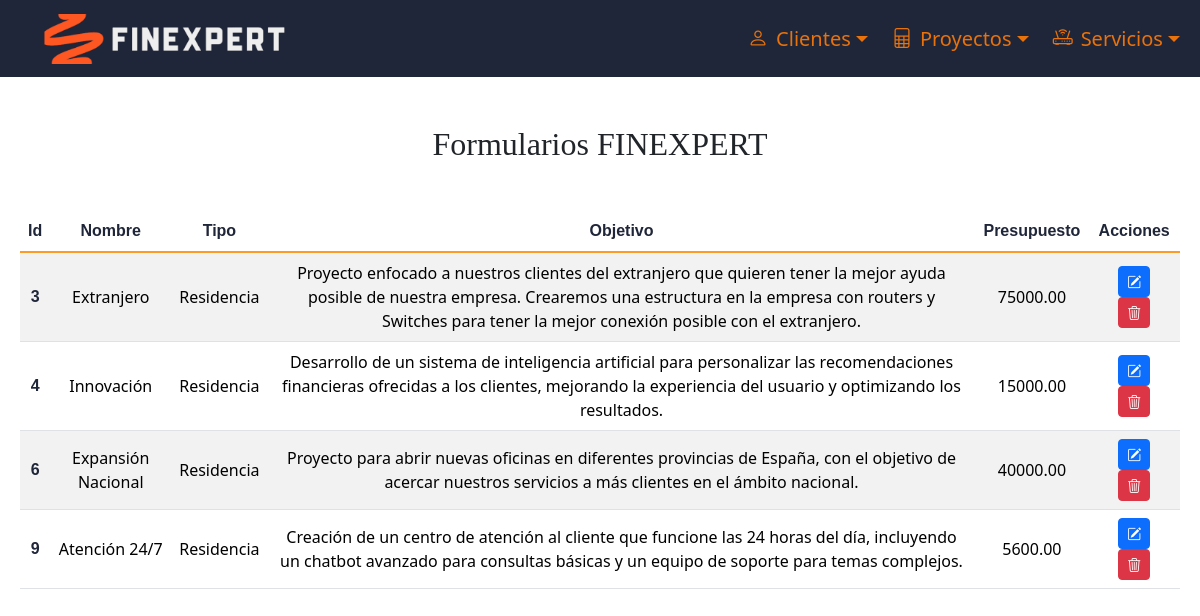
/procesar_listar_proyectos_tipo.php?optListarProyectoTipo=Residencia, run on the app's committed database.
### tables this page shows
CREATE TABLE `Proyectos` (
  `id` int NOT NULL,
  `nombre` varchar(50) NOT NULL,
  `tipo` varchar(50) NOT NULL,
  `objetivo` varchar(1500) NOT NULL,
  `presupuesto` double(10,2) NOT NULL,
  `id_Cliente` int DEFAULT NULL
);

### procesar_listar_proyectos_tipo.php (the view, shortened to what this page needs)
<?php
$conexion = obtenerConexion();
$tipoProyecto = mysqli_real_escape_string($conexion, $_GET['optListarProyectoTipo']);
$sql = "SELECT id, nombre, tipo, objetivo, presupuesto
        FROM Proyectos
        WHERE tipo = '$tipoProyecto'";
$resultado = mysqli_query($conexion, $sql);
if (mysqli_num_rows($resultado) > 0) {
    $tabla = "<div class='container-fluid my-5 text-center'>
    <div class='px-2 table-responsive' id='contenidoBusqueda'>
    <table class='table table-striped'><thead><tr>
    <th scope='col'>Id</th>
    <th scope='col'>Nombre</th>
    <th scope='col'>Tipo</th>
    <th scope='col'>Objetivo</th>
    <th scope='col'>Presupuesto</th>
    <th scope='col'>Acciones</th>
    </tr></thead><tbody class='table-group-divider'>";
    while ($fila = mysqli_fetch_assoc($resultado)) {
        $datosJson = htmlspecialchars(json_encode($fila), ENT_QUOTES, 'UTF-8');
        $tabla .= "<tr>
        <th scope='row' class='align-middle'>{$fila['id']}</th>
        <td class='align-middle'>{$fila['nombre']}</td>
        <td class='align-middle'>{$fila['tipo']}</td>
        <td class='align-middle'>{$fila['objetivo']}</td>
        <td class='align-middle'>{$fila['presupuesto']}</td>
        <td class='align-middle'>
            <form action='modificar_proyecto.php' method='post' style='display: inline;'>
                <input type='hidden' name='datos_proyecto' value='$datosJson'>
                <button type='submit' class='btn btn-primary btn-sm mx-1'>
                    <i class='bi bi-pencil-square' id='lapiz'></i>
                </button>
            </form>
            <form action='procesar_eliminar_proyecto.php' method='post' style='display: inline;'>
                <input type='hidden' name='datos_proyecto' value='$datosJson'>
                <button type='submit' class='btn btn-danger btn-sm mx-1'>
                    <i class='bi bi-trash3' id='basura'></i>
                </button>
            </form>
        </td>
        </tr>";
    }
    $tabla .= "</tbody></table></div></div>";
} else {
    echo "<h2 class='text-center mt-5'>No se han encontrado proyectos con el tipo $tipoProyecto</h2>";
}
echo $tabla;
?>

### estilo.css (style rules this page uses)
.navbar { background-color: #202639; }
.navbar-brand img { height: 50px; }
.navbar-nav .nav-link { color: #e9720a !important; font-size: 0.79rem; }
h2 { font-family: "Homer Simpson UI"; }
h3, th { font-family: "Segoe IU", sans-serif; }
.btn { transition: transform 0.3s ease; }
.table-group-divider { color:#fd9b27; }
th { color: #202639 !important; }

### data on the page
proyectos: id "3", nombre "Extranjero", tipo "Residencia", objetivo "Proyecto enfocado a nuestros clientes del extranjero que quieren tener la mejor ayuda posible de nuestra empresa. Crearemos una estructura en la empresa con routers y Switches para tener la mejor conexión posible con el extranjero.", presupuesto "75000.00"
proyectos: id "4", nombre "Innovación", tipo "Residencia", objetivo "Desarrollo de un sistema de inteligencia artificial para personalizar las recomendaciones financieras ofrecidas a los clientes, mejorando la experiencia del usuario y optimizando los resultados.", presupuesto "15000.00"
proyectos: id "6", nombre "Expansión Nacional", tipo "Residencia", objetivo "Proyecto para abrir nuevas oficinas en diferentes provincias de España, con el objetivo de acercar nuestros servicios a más clientes en el ámbito nacional.", presupuesto "40000.00"
proyectos: id "9", nombre "Atención 24/7", tipo "Residencia", objetivo "Creación de un centro de atención al cliente que funcione las 24 horas del día, incluyendo un chatbot avanzado para consultas básicas y un equipo de soporte para temas complejos.", presupuesto "5600.00"
